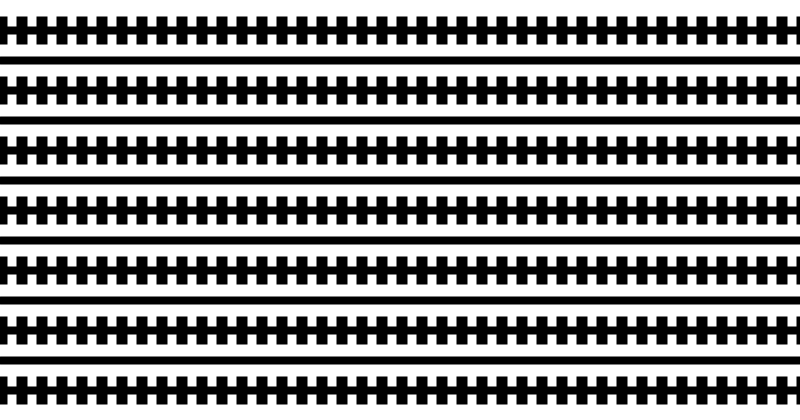
Frame 1 (no input)
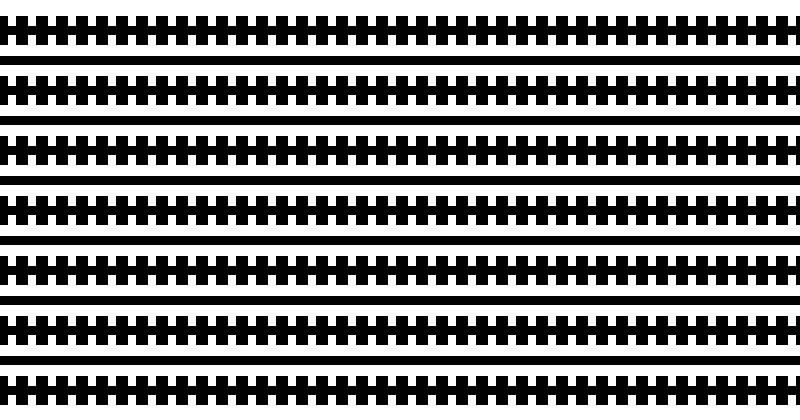
Frame 60 (the mouse pressed at the canvas centre just before this capture)
Frame 120 (the mouse held since frame 60 and released just before this capture): identical to frame 60, image omitted

The Processing sketch that drew these frames (run headless with seeded random() and noise(); from frame 60 on, the mouse is pressed at the canvas centre):

// Processing sketch: processing_11950
// ── processing_11950.pde


void setup(){
  size(800, 420);
  background(255);
  
}

void draw(){
  
 for(int i=30; i<400; i=i + 30){
  strokeWeight(8);
  line(0, i, width, i);
}
  
  for(int x=0; x<840; x= x + 40){
    for(int y=20; y<400; y= y+60){
     
      fill(0);
      rect(x, y, 3, 20);
      
    }
  }

 for(int x=20; x<840; x= x + 40){
    for(int y=20; y<400; y= y+60){
     
      fill(0);
      rect(x, y, 3, 20);
      
    }
  }
  
}
